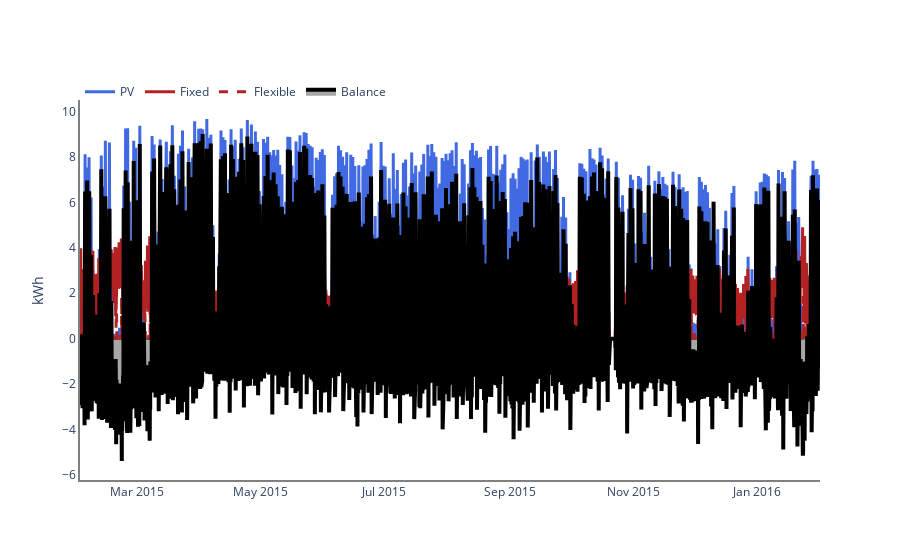

The notebook cell this image was saved under:
### Code cell
fig = go.Figure()

fig.add_trace(go.Scatter(x=PV.index,
                         y=PV,
                         name='PV',
                         mode='lines',
                         line=dict(color='royalblue', width=3)))

fig.add_trace(go.Scatter(x=FIXED.index,
                         y=FIXED,
                         name='Fixed',
                         mode='lines',
                         line=dict(color='firebrick', width=3)))

fig.add_trace(go.Scatter(x=FLEX.index,
                         y=FLEX,
                         name='Flexible',
                         mode='lines',
                         line=dict(color='firebrick', width=3, dash='dash')))

fig.add_trace(go.Scatter(x=PV.index,
                         y=np.subtract(PV, np.add(FIXED, FLEX)),
                         name='Balance',
                         mode='lines',
                         line=dict(color='black', width=4),
                         fill='tozeroy',
                         fillcolor="rgba(80, 80, 80, 0.5)"))

fig.update_layout(plot_bgcolor='rgba(0,0,0,0)',
                  legend=dict(orientation="h",
                              yanchor="top",
                              y=1.06,
                              xanchor="left",
                              x=0.0))

#x axis
# fig.update_xaxes(visible=False)

#y axis
# fig.update_yaxes(visible=False)

fig.update_xaxes(showline=True, linewidth=2, linecolor='grey', title="")
fig.update_yaxes(showline=True, linewidth=2, linecolor='grey', title="kWh")

fig.show()

### Figure 1 — Plotly figure (JSON) as saved in the notebook; plotly's stock layout.template omitted (floating-point values rounded to 4 significant figures; data arrays with more than 128 entries replaced by an {"elided": "..."} marker saying what was removed)
{"data": [{"line": {"color": "royalblue", "width": 3}, "mode": "lines", "name": "PV", "x": {"elided": "8760 str values"}, "y": {"elided": "8760 float values"}, "type": "scatter"}, {"line": {"color": "firebrick", "width": 3}, "mode": "lines", "name": "Fixed", "x": {"elided": "8760 str values"}, "y": {"elided": "8760 float values"}, "type": "scatter"}, {"line": {"color": "firebrick", "dash": "dash", "width": 3}, "mode": "lines", "name": "Flexible", "x": {"elided": "8760 str values"}, "y": {"elided": "8760 float values"}, "type": "scatter"}, {"fill": "tozeroy", "fillcolor": "rgba(80, 80, 80, 0.5)", "line": {"color": "black", "width": 4}, "mode": "lines", "name": "Balance", "x": {"elided": "8760 str values"}, "y": {"elided": "8760 float values"}, "type": "scatter"}], "layout": {"legend": {"orientation": "h", "yanchor": "top", "y": 1.06, "xanchor": "left", "x": 0.0}, "plot_bgcolor": "rgba(0,0,0,0)", "xaxis": {"showline": true, "linewidth": 2, "linecolor": "grey", "title": {"text": ""}}, "yaxis": {"showline": true, "linewidth": 2, "linecolor": "grey", "title": {"text": "kWh"}}}}
